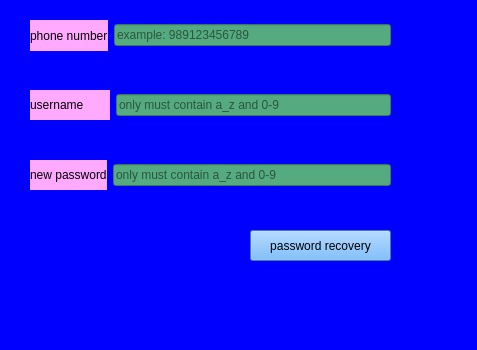
<?xml version="1.0" encoding="UTF-8"?>
<ui version="4.0">
 <class>FindPassword</class>
 <widget class="QMainWindow" name="FindPassword">
  <property name="geometry">
   <rect>
    <x>0</x>
    <y>0</y>
    <width>477</width>
    <height>350</height>
   </rect>
  </property>
  <property name="sizePolicy">
   <sizepolicy hsizetype="Fixed" vsizetype="Fixed">
    <horstretch>0</horstretch>
    <verstretch>0</verstretch>
   </sizepolicy>
  </property>
  <property name="minimumSize">
   <size>
    <width>250</width>
    <height>350</height>
   </size>
  </property>
  <property name="maximumSize">
   <size>
    <width>600</width>
    <height>350</height>
   </size>
  </property>
  <property name="windowTitle">
   <string>MainWindow</string>
  </property>
  <property name="styleSheet">
   <string notr="true">background-color: rgb(0, 0, 255);</string>
  </property>
  <widget class="QWidget" name="centralwidget">
   <widget class="QPushButton" name="passwordRecoverypushButton">
    <property name="geometry">
     <rect>
      <x>250</x>
      <y>230</y>
      <width>141</width>
      <height>31</height>
     </rect>
    </property>
    <property name="sizePolicy">
     <sizepolicy hsizetype="Expanding" vsizetype="Expanding">
      <horstretch>0</horstretch>
      <verstretch>0</verstretch>
     </sizepolicy>
    </property>
    <property name="styleSheet">
     <string notr="true">background-color: rgb(85, 170, 255);</string>
    </property>
    <property name="text">
     <string>password recovery</string>
    </property>
   </widget>
   <widget class="QWidget" name="layoutWidget_2">
    <property name="geometry">
     <rect>
      <x>30</x>
      <y>90</y>
      <width>361</width>
      <height>30</height>
     </rect>
    </property>
    <layout class="QHBoxLayout" name="horizontalLayout_2">
     <item alignment="Qt::AlignmentFlag::AlignHCenter">
      <widget class="QLabel" name="passwordRecoveryUsernamelabel">
       <property name="styleSheet">
        <string notr="true">background-color: rgb(255, 170, 255);</string>
       </property>
       <property name="text">
        <string>username        </string>
       </property>
      </widget>
     </item>
     <item alignment="Qt::AlignmentFlag::AlignVCenter">
      <widget class="QLineEdit" name="passwordRecoveryUsernamelineEdit">
       <property name="sizePolicy">
        <sizepolicy hsizetype="Expanding" vsizetype="Expanding">
         <horstretch>0</horstretch>
         <verstretch>0</verstretch>
        </sizepolicy>
       </property>
       <property name="styleSheet">
        <string notr="true">background-color: rgb(85, 170, 127);</string>
       </property>
       <property name="text">
        <string/>
       </property>
       <property name="placeholderText">
        <string>only must contain a_z and 0-9</string>
       </property>
      </widget>
     </item>
    </layout>
   </widget>
   <widget class="QWidget" name="layoutWidget">
    <property name="geometry">
     <rect>
      <x>30</x>
      <y>20</y>
      <width>361</width>
      <height>31</height>
     </rect>
    </property>
    <layout class="QHBoxLayout" name="horizontalLayout">
     <item alignment="Qt::AlignmentFlag::AlignHCenter">
      <widget class="QLabel" name="passwordRecoveryPhoneNumberlabel">
       <property name="styleSheet">
        <string notr="true">background-color: rgb(255, 170, 255);</string>
       </property>
       <property name="text">
        <string>phone number</string>
       </property>
      </widget>
     </item>
     <item>
      <widget class="QLineEdit" name="passwordRecoveryPhoneNumberlineEdit">
       <property name="enabled">
        <bool>true</bool>
       </property>
       <property name="styleSheet">
        <string notr="true">background-color: rgb(85, 170, 127);</string>
       </property>
       <property name="placeholderText">
        <string>example: 989123456789</string>
       </property>
      </widget>
     </item>
    </layout>
   </widget>
   <widget class="QWidget" name="layoutWidget_3">
    <property name="geometry">
     <rect>
      <x>30</x>
      <y>160</y>
      <width>361</width>
      <height>30</height>
     </rect>
    </property>
    <layout class="QHBoxLayout" name="horizontalLayout_3">
     <item alignment="Qt::AlignmentFlag::AlignHCenter">
      <widget class="QLabel" name="newPasswordLabel">
       <property name="styleSheet">
        <string notr="true">background-color: rgb(255, 170, 255);</string>
       </property>
       <property name="text">
        <string>new password</string>
       </property>
      </widget>
     </item>
     <item alignment="Qt::AlignmentFlag::AlignVCenter">
      <widget class="QLineEdit" name="newPasswordLineEdit">
       <property name="sizePolicy">
        <sizepolicy hsizetype="Expanding" vsizetype="Expanding">
         <horstretch>0</horstretch>
         <verstretch>0</verstretch>
        </sizepolicy>
       </property>
       <property name="styleSheet">
        <string notr="true">background-color: rgb(85, 170, 127);</string>
       </property>
       <property name="text">
        <string/>
       </property>
       <property name="placeholderText">
        <string>only must contain a_z and 0-9</string>
       </property>
      </widget>
     </item>
    </layout>
   </widget>
  </widget>
 </widget>
 <resources/>
 <connections/>
</ui>
